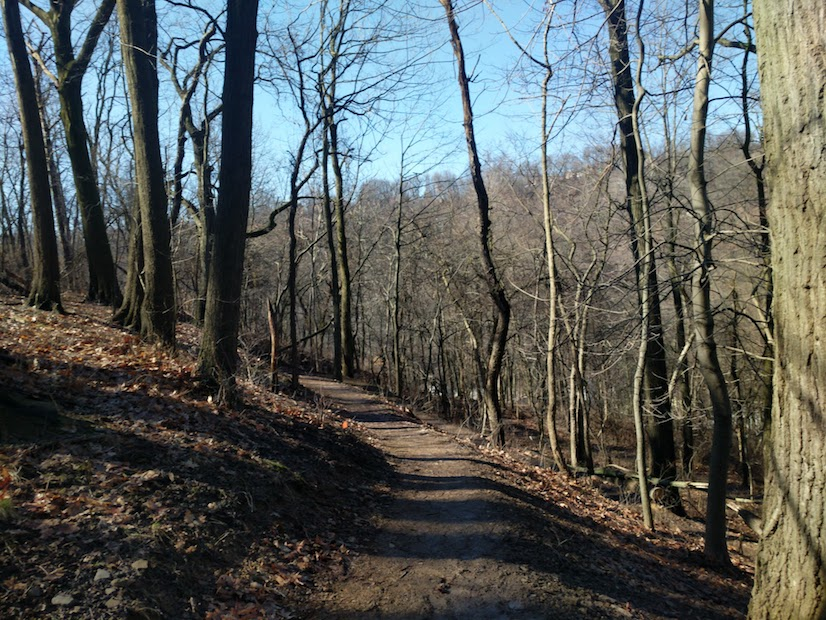
#> input picture ims/trail.jpg, 826 x 620 px
$ jupyter execute --allow-errors fourier_spatial_filter.ipynb   (shell and % lines are left out)
#> lines starting #> are read from the running program, lines starting #| are printed output that depends on the picture; after the words box and inside, x2 and y2 are one past the last pixel; in counts of white or black regions, pixels touching at a corner belong together
### utils/getstim.py
import numpy as np

import utils.imtools as imtools
import utils.fouriertools as ftools
import utils.wavelettools as wtools
import utils.imwritetools as imwtools
import pathlib

# [213 lines left out: functions step_stim_img, step_stim, generate_spatial_filtered_stims, generate_temporal_filtered_stims, generate_spatiotemporal_filtered_stims, not called in this run]

### utils/imtools.py
import numpy as np
import skimage.transform
import warnings

# Crop and resize
# [9 lines left out: function cropnresize, not called in this run]

    # Convert to grayscale
def rgb2gray(rgb):
    # Convert to grayscale: https://stackoverflow.com/a/12201744
    return np.dot(rgb[...,:3], [0.299, 0.587, 0.114])

def rescale_255(img):

    minpxval = np.min(img)

    img = (img - minpxval)
    img = img/(np.max(img)+0.01)*255

    return(img)

### utils/fouriertools.py
import warnings
import numpy as np
import math

import utils.imtools as imtools

import matplotlib as mpl
import matplotlib.pyplot as plt

import matplotlib.gridspec as gsp

# from https://code.google.com/archive/p/agpy/downloads
# [664 lines left out: functions azimuthalAverage, gen_azm_spatial_ft, gen_temporal_ft, gen_spatialtemporal_ft, filt_cosine_step, filt_gauss_step and 7 more, not called in this run]

### fourier_spatial_filter.ipynb
## Stimuli for Psychophysics Experiments based on fourier representation

[cell 1]

import imageio
import matplotlib.pyplot as plt
import numpy as np
import os
import scipy.fftpack
import scipy.signal
from scipy import interpolate
#from tqdm import tqdm_notebook
import imp as imp

import utils.getstim as getstim
import utils.imtools as imtools
import utils.fouriertools as ftools
import utils.wavelettools as wtools

[cell 2]
imp.reload(getstim)
imp.reload(ftools)

stim_px_w = 1080
stim_px_h = 1080

#calc degrees and cpd
stim_deg = 2
stim_cpd = (stim_px_w/2)/stim_deg
print(f'Max stimulus resolution when viewed at {stim_deg}°: {stim_cpd:.1f} CPD')
cut_offs = np.arange(0,stim_cpd, 50)
#cut_offs = [np.sqrt(2)*stim_cpd, stim_cpd, 250, 220, 200, 180, 150, 120, 100, 50, 10, 5, 1]
step_stim = getstim.step_stim(stim_px_w, stim_px_h, len_frames=1)

#> (the rest of this cell did not finish here and is left out)

stim_cosinestep_filt = getstim.generate_spatial_filtered_stims(step_stim, stim_deg, cut_offs, filt='cosine_step', stim_type='stepfun')
stim_gausstep_filt = getstim.generate_spatial_filtered_stims(step_stim, stim_deg, cut_offs, filt='gauss_step', stim_type='stepfun')
stim_gaustaper_filt = getstim.generate_spatial_filtered_stims(step_stim, stim_deg, cut_offs, filt='gauss_taper', stim_type='stepfun')

[cell 3]
imp.reload(getstim)
stim_px_w = 1080
stim_px_h = 1080

#calc degrees and cpd
stim_deg = 2
stim_cpd = (stim_px_w/2)/stim_deg
print(f'Max stimulus resolution when viewed at {stim_deg}°: {stim_cpd:.1f} CPD')

[cell 4]
# Step function
#stim_step = np.hstack((np.ones((stim_pix, stim_pix//2)),
                       #np.zeros((stim_pix, stim_pix//2))))
stim_step = getstim.step_stim(stim_px_w, stim_px_h, orient=1, stepdn=True)
f, ax = plt.subplots(1, 1, figsize=(4, 4))
ax.imshow(stim_step, cmap='Greys_r')
ax.set_title('Step Function')
plt.show()

[cell 5]
imp.reload(imtools)
# Load images
trail = imageio.imread(os.path.join('ims', 'trail.jpg'))
#> trail is the input picture: shape (620, 826, 3); mean R, G, B 88.2, 92.9, 90.3
cats = imageio.imread(os.path.join('ims', 'cats.jpg'))
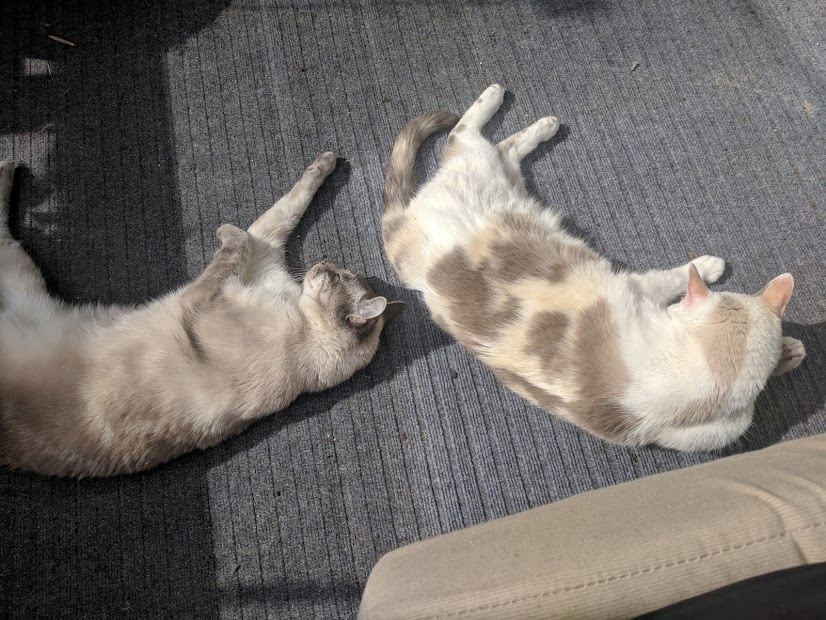
#> input picture ims/cats.jpg, 826 x 620 px
#> cats is the input picture: shape (620, 826, 3); mean R, G, B 114.7, 109.2, 105.4

trail_gray = imtools.rgb2gray(trail)
cats_gray = imtools.rgb2gray(cats)

stim_trail = imtools.cropnresize(trail_gray, (stim_px_h,stim_px_w))
stim_cats = imtools.cropnresize(cats_gray,(stim_px_h,stim_px_w))

f, ax = plt.subplots(3, 2, figsize=(10, 15))
ax[0, 0].imshow(trail)
ax[0, 1].imshow(cats)
ax[1, 0].imshow(trail_gray, cmap='gray')
ax[1, 1].imshow(cats_gray, cmap='gray')
ax[2, 0].imshow(stim_trail, cmap='gray')
ax[2, 1].imshow(stim_cats, cmap='gray')
for r in range(ax.shape[0]):
    for c in range(ax.shape[1]):
        ax[r, c].axis('off')
plt.tight_layout()
plt.show()

#> (a cell that did not finish here is left out)

[cell 7]
f, ax = plt.subplots(1, 3, figsize=(15, 5))
img, mag, phase, filt, warn_flag = ftools.fft_lowpass(stim_trail, 30, stim_cpd)
#> call 2 of fft_lowpass, with cpd_cutoff = 30, stim_cpd = 270, filt_name = 'sharp', rescale = True
#> in fft_lowpass (call 2), `img_ifft = np.fft.ifft2(ifft).real`:
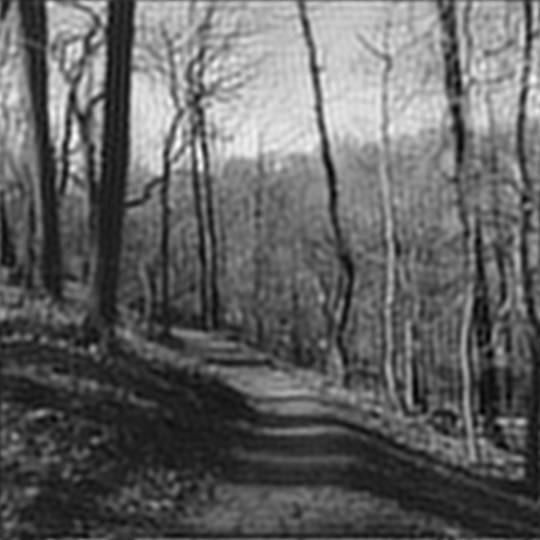
#> img_ifft: shape (1080, 1080) float64 (shown at 1/2 size); min -17.17, max 260.5, mean 90.2; drawn with min black and max white
#> in rescale_255, `minpxval = np.min(img)`: minpxval = -17.17
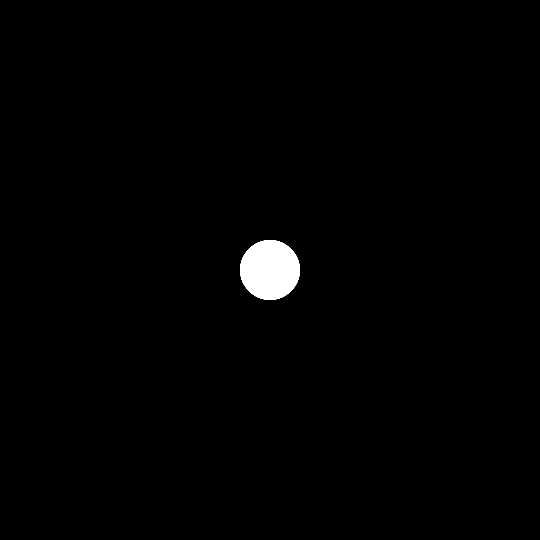
#> filt: shape (1080, 1080) bool (shown at 1/2 size); 0.97% white; 1 white region, box (x1, y1, x2, y2) and area: (480, 480, 600, 600) 11296
#> warn_flag = False
ax[0].imshow(img, cmap='gray')
ax[0].set_title('Reconstructed image')
ax[1].imshow(np.log(mag), cmap='gray')
ax[1].set_title('FFT log magnitude')
ax[2].imshow(phase, cmap='gray')
ax[2].set_title('FFT phase')
for c in range(ax.shape[0]):
    ax[c].axis('off')
plt.tight_layout()
plt.show()

[cell 8]
# Visualize the FFT magnitudes and phases for different cutoffs
cutoffs = [np.sqrt(2)*stim_cpd, stim_cpd, 60, 30, 10, 5, 1]
for idx, cut in enumerate(cutoffs):
    f, ax = plt.subplots(1, 3, figsize=(15, 5))
    img, mag, phase, filt, warn_flag = ftools.fft_lowpass(stim_cats, cut, stim_cpd)
    ax[0].imshow(img, cmap='gray')
    ax[0].set_title('Reconstructed image')
    ax[1].imshow(np.log(mag), cmap='gray')
    ax[1].set_title('FFT log magnitude')
    ax[2].imshow(phase, cmap='gray')
    ax[2].set_title('FFT phase')
    for c in range(ax.shape[0]):
        ax[c].axis('off')
    plt.suptitle(f'Cutoff: {cut} CPD', y=1.025)
    plt.tight_layout()
    plt.show()
#> this loop made 7 passes
#> warn_flag on passes 1 to 7: True, False, False, False, False, False, False
#> pass 1, in fft_lowpass (call 3), `phase = np.angle(fft)`:
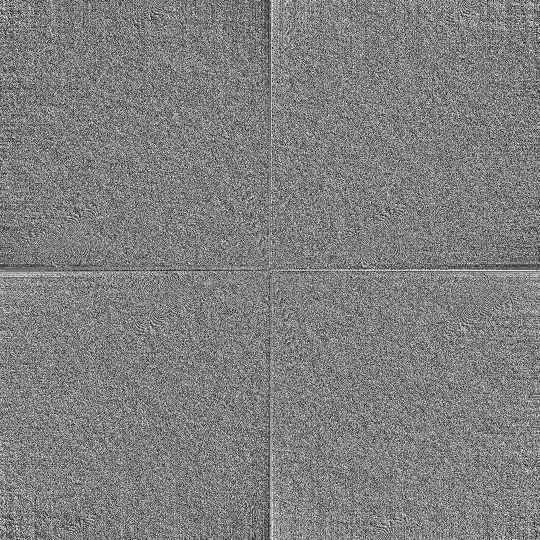
#> phase: shape (1080, 1080) float64 (shown at 1/2 size); min -3.14, max 3.14, mean 8.08e-06; drawn with min black and max white

[cell 9]
# Visualize reconstuctions for different images
cutoffs = [np.sqrt(2)*stim_cpd, stim_cpd, 60, 30, 10, 5, 1]
#> cutoffs = [381.8, 270, 60, 30, 10, 5, 1]
for idx, cut in enumerate(cutoffs):
    f, ax = plt.subplots(1, 3, figsize=(15, 5))
    ax[0].imshow(ftools.fft_lowpass(stim_step, cut, stim_cpd)[0], cmap='gray')
    ax[1].imshow(ftools.fft_lowpass(stim_trail, cut, stim_cpd)[0], cmap='gray')
    ax[2].imshow(ftools.fft_lowpass(stim_cats, cut, stim_cpd)[0], cmap='gray')
    for c in range(ax.shape[0]):
        ax[c].axis('off')
    plt.suptitle(f'Cutoff: {cut} CPD')
    plt.tight_layout()
    plt.show()
#> this loop made 7 passes
#> cut on passes 1 to 7: 381.8, 270, 60, 30, 10, 5, 1
#> pass 1, in fft_lowpass (call 10), `fft_diameters = np.sqrt(xx**2 + yy**2)`:
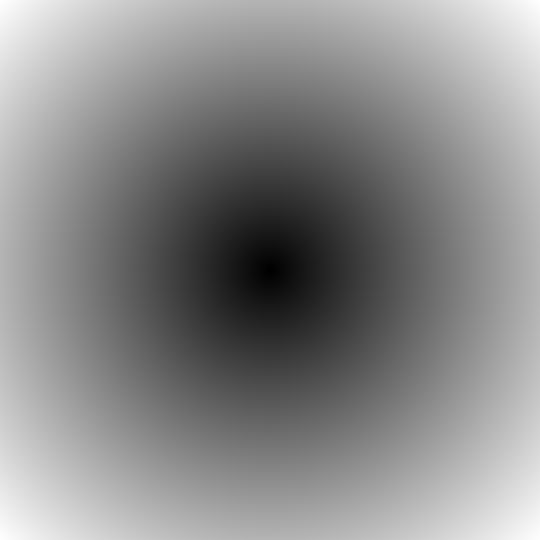
#> fft_diameters: shape (1080, 1080) float64 (shown at 1/2 size); min 0.00131, max 1.41, mean 0.766; drawn with min black and max white
#> pass 1, `plt.show()`:
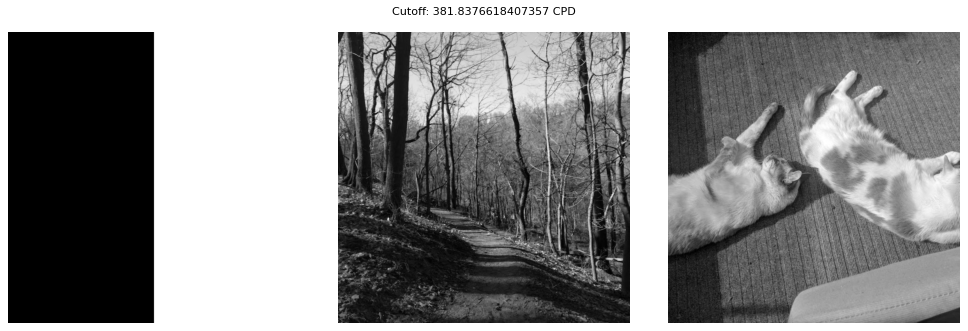
#> figure drawn by matplotlib, 3 panels
#> after the loop:
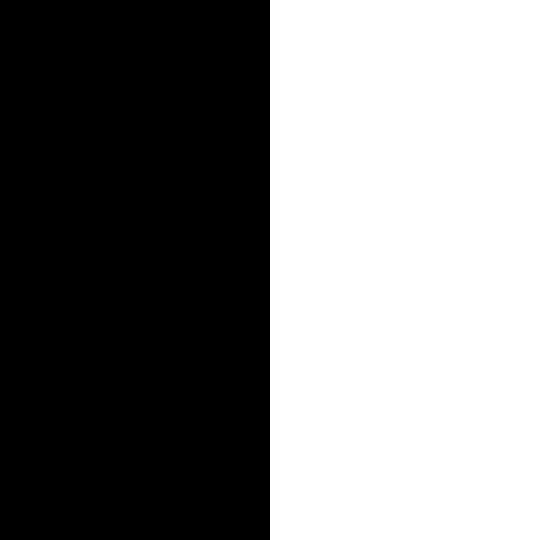
#> stim_step: shape (1080, 1080) float64 (shown at 1/2 size); values 0 (black) and 252.5 (white), 50% white; 1 white region, box (x1, y1, x2, y2) and area: (540, 0, 1080, 1080) 583200

[cell 10]
imp.reload(ftools)
# Visualize the FFT magnitudes and phases for different cutoffs
cutoffs = [np.sqrt(2)*stim_cpd, stim_cpd, 60, 30, 10, 5, 1]

for idx, cut in enumerate(cutoffs):
    f, ax = plt.subplots(1, 3, figsize=(15, 5))
    img, mag, phase, scale, warn_flag = ftools.fft_lowpass(stim_cats, cut, stim_cpd,
                                               filt_name='cosine_step')
    ax[0].imshow(img, cmap='gray')
    ax[0].set_title('Reconstructed image')
    im = ax[1].imshow(np.log(mag), cmap='gray')
    f.colorbar(im, ax=ax[1])
    ax[1].set_title('FFT log magnitude')
    #print(scale.shape)
    #ax[2] = plt.hist(scale.flatten(),bins=100);
    im = ax[2].imshow(scale)
    #f.colorbar(im, ax=ax[2])
    #ax[2].imshow(phase, cmap='gray')
    #ax[2].set_title('FFT phase')
    #for c in range(ax.shape[0]):
    #    ax[c].axis('off')
    plt.suptitle(f'Cutoff: {cut} CPD', y=1.025)
    plt.tight_layout()
    plt.show()
#> this loop made 7 passes
#> (cut, warn_flag) on passes 1 to 7: (381.8, True), (270, True), (60, False), (30, False), (10, False), (5, False), (1, False)
#> pass 1, in filt_cosine_step, `filt = 0.5*(1+np.cos(np.pi*(f-fd)/(fz-fd+0.01)))`:
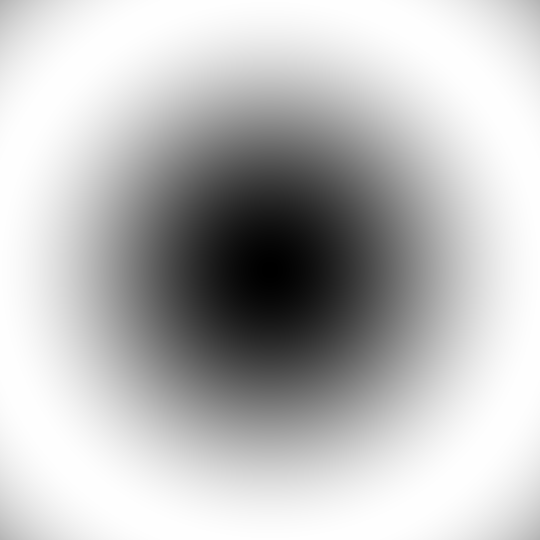
#> filt: shape (1080, 1080) float64 (shown at 1/2 size); min 0.000288, max 1, mean 0.745
#> pass 1, in fft_lowpass, `filt, warn_flag = filt_cosine_step(fft_diameters, fft_diameter_fc)`:
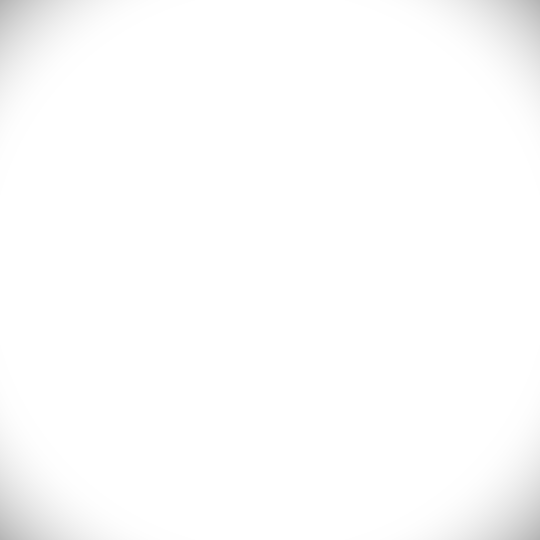
#> filt: shape (1080, 1080) float64 (shown at 1/2 size); min 0.712, max 1, mean 0.992
#> pass 2, `plt.show()`:
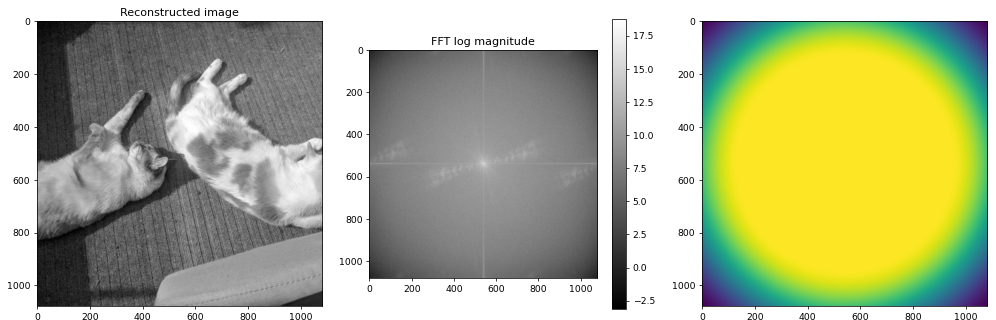
#> figure drawn by matplotlib, 4 panels
